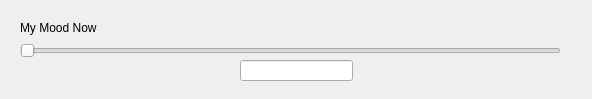
<?xml version="1.0" encoding="UTF-8"?>
<ui version="4.0">
 <class>Form</class>
 <widget class="QWidget" name="Form">
  <property name="geometry">
   <rect>
    <x>0</x>
    <y>0</y>
    <width>592</width>
    <height>99</height>
   </rect>
  </property>
  <property name="windowTitle">
   <string>Slider</string>
  </property>
  <widget class="QLineEdit" name="lineEdit">
   <property name="geometry">
    <rect>
     <x>240</x>
     <y>60</y>
     <width>113</width>
     <height>21</height>
    </rect>
   </property>
  </widget>
  <widget class="QSlider" name="horizontalSlider">
   <property name="geometry">
    <rect>
     <x>20</x>
     <y>40</y>
     <width>541</width>
     <height>22</height>
    </rect>
   </property>
   <property name="maximum">
    <number>100</number>
   </property>
   <property name="orientation">
    <enum>Qt::Horizontal</enum>
   </property>
  </widget>
  <widget class="QLabel" name="label">
   <property name="geometry">
    <rect>
     <x>20</x>
     <y>20</y>
     <width>111</width>
     <height>16</height>
    </rect>
   </property>
   <property name="text">
    <string>My Mood Now</string>
   </property>
  </widget>
 </widget>
 <resources/>
 <connections/>
</ui>
